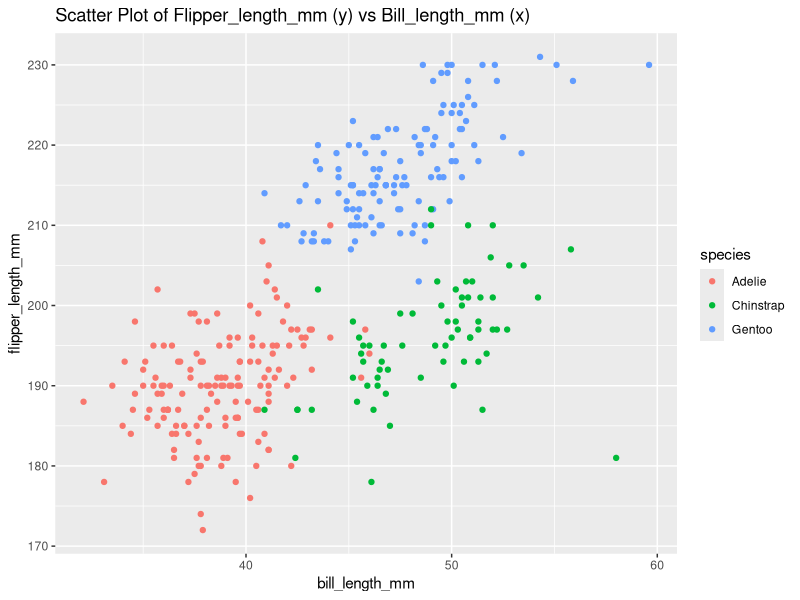

Write R code to recreate this figure.
## ---- chunk 1
data("penguins", package = "palmerpenguins") 
## ---- chunk 2
library(ggplot2)
firstScatterPlot = ggplot(data = penguins, aes(x = bill_length_mm, y = flipper_length_mm, colour = species))+
  geom_point(na.rm = TRUE)+
  labs(title = "Scatter Plot of Flipper_length_mm (y) vs Bill_length_mm (x)")
## ---- chunk 3
ggsave("Scatter Plot of Flipper_length_mm (y) vs Bill_length_mm (x).jpg", plot = firstScatterPlot)
## ---- chunk 4
library(tidyverse)
set.seed(42)
randomSample = rnorm(10)
logicVector = randomSample>0
charVector = sample(letters, 10, replace = TRUE)
factorVector = sample(c("level1","level2","level3"), 10, replace = TRUE)
df = data.frame(randomSample, logicVector, charVector, factorVector)
df
## ---- chunk 5
mean_randomSample = mean(df %>% pull(randomSample))
mean_logicVector = mean(df %>% pull(logicVector))
mean_charVector = try(mean(df %>% pull(charVector)), silent = TRUE) 
mean_factorVector = try(mean(df %>% pull(factorVector)), silent = TRUE) 

# output the result
print(mean_randomSample)
print(mean_logicVector)
print(mean_charVector)
print(mean_factorVector)
## ---- chunk 6
numeric_logical = as.numeric(logicVector)
numeric_character = try(as.numeric(charVector), silent = TRUE)
numeric_factor = try(as.numeric(factorVector), silent = TRUE)

# output the result
print(numeric_logical)
print(numeric_character)
print(numeric_factor)
